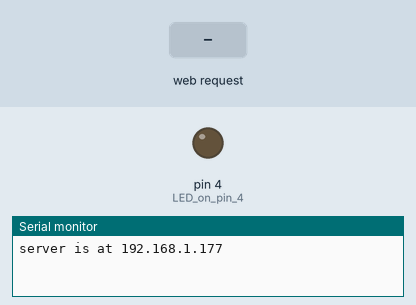
Recording of a sketch running on a simulated Arduino Leonardo, built for the host (arithmetic inside an expression is 32-bit, double 64-bit). Shown: output pins drawn as LEDs (lit = HIGH), the last lines printed to the serial monitor. The test bench sets the inputs (shaded band).

Above: at 1.2 s.
1.3 s: HTTP request GET /on1 received
At 2.5 s:
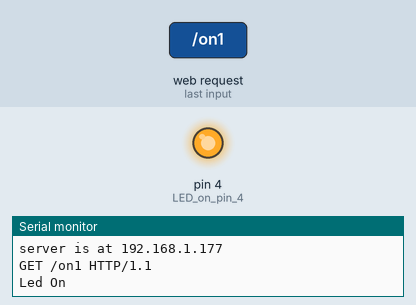
2.8 s: HTTP request GET /off received
At 3.9 s:
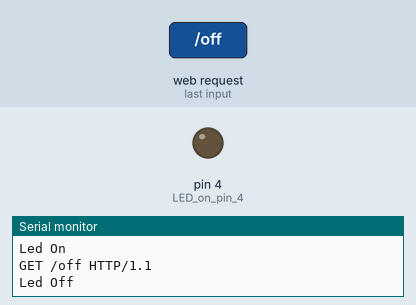
Timing chart, 0 to 5.8 s (numbered marks = the images above; inputs shaded):
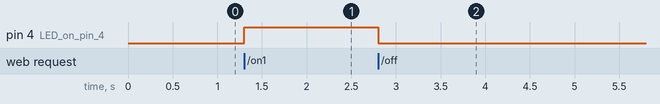

Measured:
- after the input at 1.3 s, pin 4 (LED_on_pin_4): LOW → HIGH at once
- after the input at 2.8 s, pin 4 (LED_on_pin_4): HIGH → LOW at once

The sketch:

sketch_nov14b.ino
```cpp
//zoomkat 10-6-13
//simple button GET with iframe code
//open serial monitor to see what the arduino receives
//use the ' instead of " in html ilnes
//address will look like http://192.168.1.102:84/ when submited
//for use with W5100 based ethernet shields

#include <SPI.h>
#include <Ethernet2.h>

byte mac[] = { 0xDE, 0xAD, 0xBE, 0xEF, 0xFE, 0xED }; //ethernet shield mac address
byte ip[] = { 192, 168, 1, 177 }; // arduino IP in lan
//byte gateway[] = { 192, 168, 1, 1 }; // internet access via router
//byte subnet[] = { 255, 255, 255, 0 }; //subnet mask
EthernetServer server(80); //server port

String readString;

//////////////////////

void setup() {
  // Open serial communications and wait for port to open:
  Serial.begin(9600);
  while (!Serial) {
    ; // wait for serial port to connect. Needed for Leonardo only
  }


  // start the Ethernet connection and the server:
  Ethernet.begin(mac, ip);
  server.begin();
  pinMode(4, OUTPUT);       // LED on pin 4
  Serial.print("server is at ");
  Serial.println(Ethernet.localIP());
}

void loop(){
  // Create a client connection
  EthernetClient client = server.available();
  if (client) {
    while (client.connected()) {
      if (client.available()) {
        char c = client.read();

        //read char by char HTTP request
        if (readString.length() < 100) {

          //store characters to string
          readString += c;
          //Serial.print(c);
        }

        //if HTTP request has ended
        if (c == '\n') {

          ///////////////
          Serial.println(readString); //print to serial monitor for debuging

          //now output HTML data header
             if(readString.indexOf('?') >=0) { //don't send new page
               client.println("HTTP/1.1 204 Zoomkat");
               client.println();
               client.println();
             }
             else {
          client.println("HTTP/1.1 200 OK"); //send new page
          client.println("Content-Type: text/html");
          client.println();

          client.println("<HTML>");
          client.println("<HEAD>");
          client.println("<TITLE>Arduino GET test page</TITLE>");
          client.println("</HEAD>");
          client.println("<BODY>");

          client.println("<H1>Zoomkat's simple Arduino button</H1>");

          client.println("<a href='/?on1' target='inlineframe'>ON</a>");
          client.println("<a href='/?off' target='inlineframe'>OFF</a>");

          client.println("<IFRAME name=inlineframe style='display:none'>");
          client.println("</IFRAME>");

          client.println("</BODY>");
          client.println("</HTML>");
             }

          delay(1);
          //stopping client
          client.stop();

          ProcessCheckbox(client);

          //clearing string for next read
          readString="";

        }
      }
    }
  }
}

void ProcessCheckbox(EthernetClient cl)
{
  ///////////////////// control arduino pin
  if(readString.indexOf("on1") >0)//checks for on
  {
    digitalWrite(4, HIGH);    // set pin 4 high
    Serial.println("Led On");
  }
  if(readString.indexOf("off") >0)//checks for off
  {
    digitalWrite(4, LOW);    // set pin 4 low
    Serial.println("Led Off");
  }
}
```
